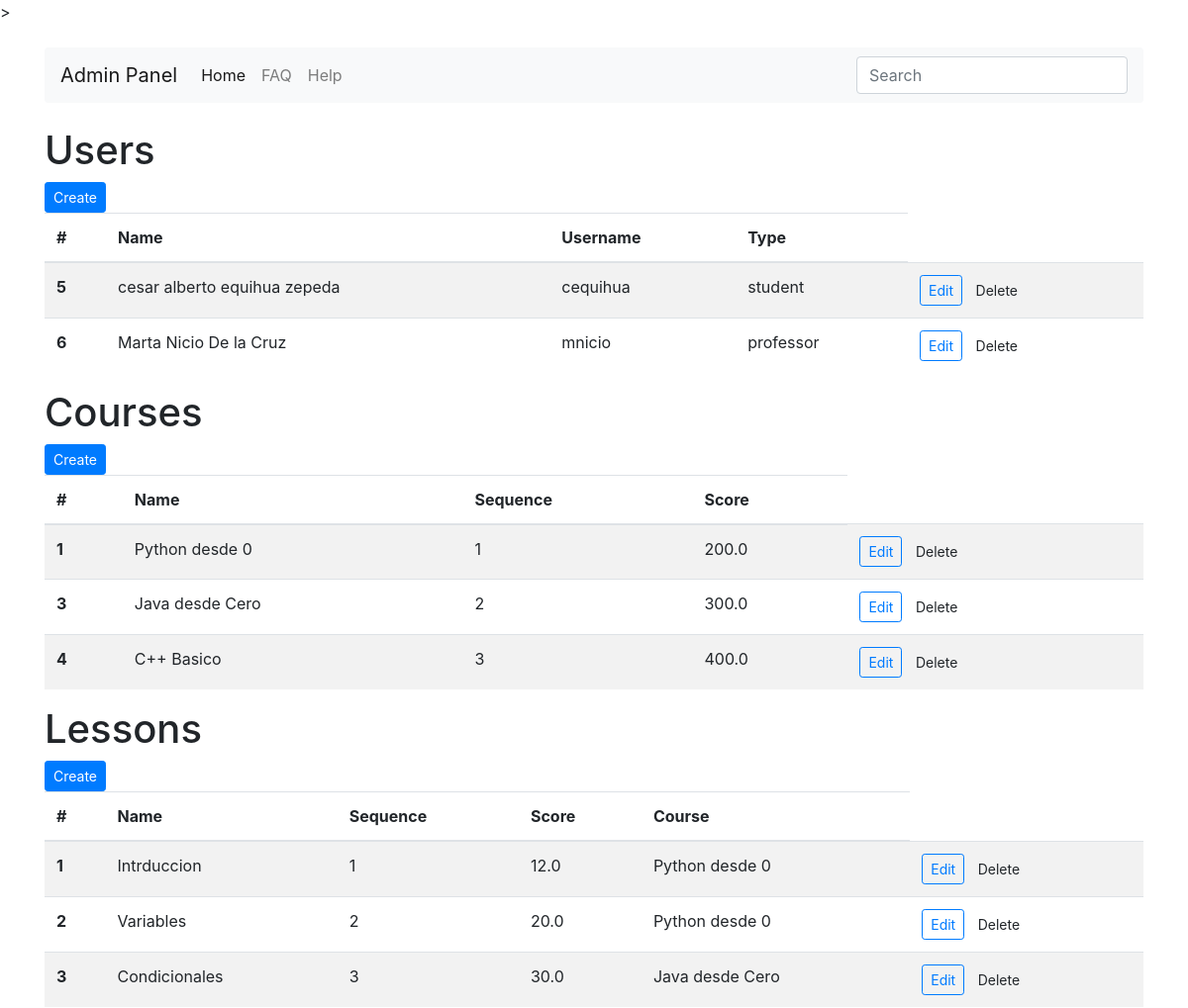
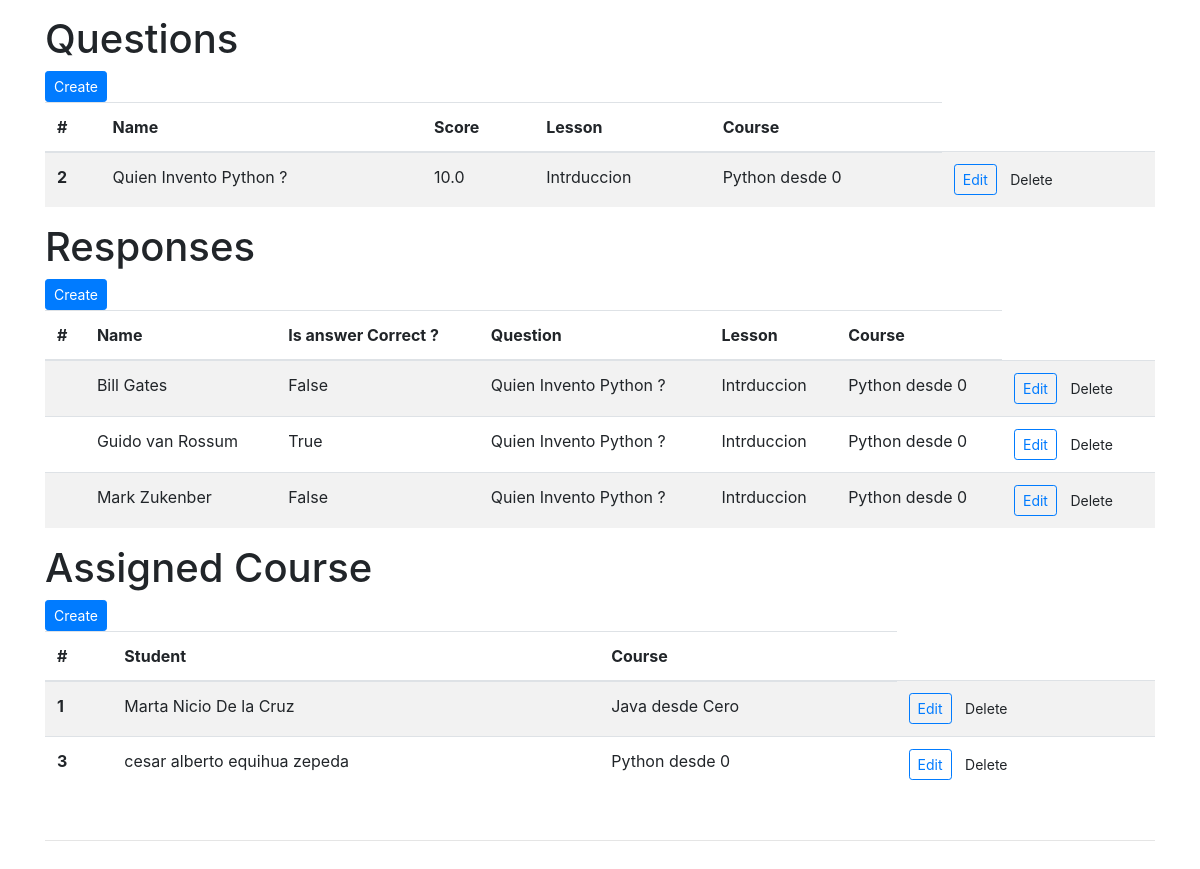
The app's page /adminpanel/ with its own data (2 pictures, top to bottom).
### courseapi/models.py (models this page shows)
class Users(models.Model):
    name = models.CharField(max_length=100)
    username = models.CharField(max_length=10, default="")
    password = models.CharField(max_length=10, default="")
    type = models.CharField(choices=USER_TYPES, default="student",max_length=15)

class Course(models.Model):
    name = models.CharField(max_length=50)
    number = models.CharField(max_length=4)
    score = models.FloatField()
    sequence = models.IntegerField(default=1)

class Lesson(models.Model):
    name = models.CharField(max_length=50)
    number = models.CharField(max_length=4)
    score = models.FloatField()
    details = models.TextField()
    sequence = models.IntegerField(default=1)
    course_id = models.ForeignKey(Course, on_delete=models.CASCADE)

class Question(models.Model):
    name = models.CharField(max_length=100)
    score = models.FloatField()
    lesson_id = models.ForeignKey(Lesson, on_delete=models.CASCADE)

class ResponseQuestion(models.Model):
    name = models.CharField(max_length=100)
    is_correct = models.BooleanField(default=False)
    question_id = models.ForeignKey(Question, on_delete=models.CASCADE)

class AssignedCourse(models.Model):
    course_id = models.ForeignKey(Course,on_delete=models.CASCADE)
    student_id = models.ForeignKey(Users,on_delete=models.CASCADE)

### courseapi/views.py (the view)
# urls.py: path('adminpanel/',index_view,name="index"),
def index_view(request, *args, **kwargs):
    users = Users.objects.all()
    courses = Course.objects.all()
    lessons = Lesson.objects.all()
    questions = Question.objects.all()
    responses = ResponseQuestion.objects.all()
    assigned_course = AssignedCourse.objects.all()
    context = {
        'users': users,'courses':courses,'lessons':lessons,
        'questions':questions,'responses':responses,
        'assigned_course':assigned_course
    }
    return render(request, "index.html", context)

### courseapi/templates/index.html (shortened to what this page needs)
{% load staticfiles %}
<!doctype html>
<html lang="en" class="h-100">
  <head>
    <link rel="stylesheet" href="{% static 'css/bootstrap.min.css' %}">>
    <link rel="stylesheet" href="{% static  'css/style.css' %}">
  </head>
  <body class="d-flex flex-column h-100">
    <div class="container pt-4 pb-4">
        <nav class="navbar navbar-expand-lg navbar-light bg-light rounded">
            <a class="navbar-brand" href="#">Admin Panel</a>
            <div class="collapse navbar-collapse" id="navbarsExample09">
                <ul class="navbar-nav mr-auto">
                    <li class="nav-item active">
                        <a class="nav-link" href="../adminpanel/">Home <span class="sr-only">(current)</span></a>
                    </li>
                    <li class="nav-item">
                        <a class="nav-link" href="#">FAQ</a>
                    </li>
                    <li class="nav-item">
                        <a class="nav-link" href="#">Help</a>
                    </li>
                </ul>
                <form class="form-inline my-2 my-md-0">
                <input class="form-control" type="text" placeholder="Search" aria-label="Search">
                </form>
            </div>
        </nav>
    </div>
    <main role="main" class="flex-shrink-0">
        <div class="container">
            <h1>Users</h1>
            <form action="../action_to/" method="post">
                <input type="submit" class="btn btn-primary btn-sm" name="create" value="Create"/>
            </form>
            <table class="table table-striped table-hover">
                <thead>
                    <tr>
                    <th scope="col">#</th>
                    <th scope="col">Name</th>
                    <th scope="col">Username</th>
                    <th scope="col">Type</th>
                    </tr>
                </thead>
                <tbody>
                {%for u in users%}
                    <tr>
                        <th scope="row">{{u.id}}</th>
                        <td>{{u.name}}</td>
                        <td>{{u.username}}</td>
                        <td>{{u.type}}</td>
                        <td>
                        <form action="../action_to/" method="post">
                            <input type="submit" class="btn btn-outline-primary btn-sm" name="edit" value="Edit"/>
                            <input type="submit" class="btn btn-sm" name="delete" value="Delete"/>
                        </form>
                        </td>
                    </tr>
                {%endfor%}
                </tbody>
            </table>
            <h1>Courses</h1>
            <form action="../action_to/" method="post">
                <input type="submit" class="btn btn-primary btn-sm" name="create" value="Create"/>
            </form>
            <table class="table table-striped table-hover">
                <thead>
                    <tr>
                    <th scope="col">#</th>
                    <th scope="col">Name</th>
                    <th scope="col">Sequence</th>
                    <th scope="col">Score</th>
                    </tr>
                </thead>
                <tbody>
                {%for c in courses%}
                    <tr>
                        <th scope="row">{{c.id}}</th>
                        <td>{{c.name}}</td>
                        <td>{{c.sequence}}</td>
                        <td>{{c.score}}</td>
                        <td>
                        <form action="../action_to/" method="post">
                            <input type="submit" class="btn btn-outline-primary btn-sm" name="edit" value="Edit"/>
                            <input type="submit" class="btn btn-sm" name="delete" value="Delete"/>
                        </form>
                        </td>
                    </tr>
                {%endfor%}
                </tbody>
            </table>
            <h1>Lessons</h1>
            <form action="../action_to/" method="post">
                <input type="submit" class="btn btn-primary btn-sm" name="create" value="Create"/>
            </form>
            <table class="table table-striped table-hover">
                <thead>
                    <tr>
                    <th scope="col">#</th>
                    <th scope="col">Name</th>
                    <th scope="col">Sequence</th>
                    <th scope="col">Score</th>
                    <th scope="col">Course</th>
                    </tr>
                </thead>
                <tbody>
                {%for l in lessons%}
                    <tr>
                        <th scope="row">{{l.id}}</th>
                        <td>{{l.name}}</td>
                        <td>{{l.sequence}}</td>
                        <td>{{l.score}}</td>
                        <td>{{l.course_id.name}}</td>
                        <td>
                        <form action="../action_to/" method="post">
                            <input type="submit" class="btn btn-outline-primary btn-sm" name="edit" value="Edit"/>
                            <input type="submit" class="btn btn-sm" name="delete" value="Delete"/>
                        </form>
                        </td>
                    </tr>
                {%endfor%}
                </tbody>
            </table>
            <h1>Questions</h1>
            <form action="../action_to/" method="post">
                <input type="submit" class="btn btn-primary btn-sm" name="create" value="Create"/>
            </form>
            <table class="table table-striped table-hover">
                <thead>
                    <tr>
                    <th scope="col">#</th>
                    <th scope="col">Name</th>
                    <th scope="col">Score</th>
                    <th scope="col">Lesson</th>
                    <th scope="col">Course</th>
                    </tr>
                </thead>
                <tbody>
                {%for q in questions%}
                    <tr>
                        <th scope="row">{{q.id}}</th>
                        <td>{{q.name}}</td>
                        <td>{{q.score}}</td>
                        <td>{{q.lesson_id.name}}</td>
                        <td>{{q.lesson_id.course_id.name}}</td>
                        <td>
                        <form action="../action_to/" method="post">
                            <input type="submit" class="btn btn-outline-primary btn-sm" name="edit" value="Edit"/>
                            <input type="submit" class="btn btn-sm" name="delete" value="Delete"/>
                        </form>
                        </td>
                    </tr>
                {%endfor%}
                </tbody>
            </table>
            <h1>Responses</h1>
            <form action="../action_to/" method="post">
                <input type="submit" class="btn btn-primary btn-sm" name="create" value="Create"/>
            </form>
            <table class="table table-striped table-hover">
                <thead>
                    <tr>
                    <th scope="col">#</th>
                    <th scope="col">Name</th>
                    <th scope="col">Is answer Correct ?</th>
                    <th scope="col">Question</th>
                    <th scope="col">Lesson</th>
                    <th scope="col">Course</th>
                    </tr>
                </thead>
                <tbody>
                {%for r in responses%}
                    <tr>
                        <th scope="row">{{q.id}}</th>
                        <td>{{r.name}}</td>
                        <td>{{r.is_correct}}</td>
                        <td>{{r.question_id.name}}</td>
                        <td>{{r.question_id.lesson_id.name}}</td>
                        <td>{{r.question_id.lesson_id.course_id.name}}</td>
                        <td>
                        <form action="../action_to/" method="post">
                            <input type="submit" class="btn btn-outline-primary btn-sm" name="edit" value="Edit"/>
                            <input type="submit" class="btn btn-sm" name="delete" value="Delete"/>
                        </form>
                        </td>
                    </tr>
                {%endfor%}
                </tbody>
            </table>
            <h1>Assigned Course</h1>
            <form action="../action_to/" method="post">
                <input type="submit" class="btn btn-primary btn-sm" name="create" value="Create"/>
            </form>
            <table class="table table-striped table-hover">
                <thead>
                    <tr>
                    <th scope="col">#</th>
                    <th scope="col">Student</th>
                    <th scope="col">Course</th>
                    </tr>
                </thead>
                <tbody>
                {%for ac in assigned_course%}
                    <tr>
                        <th scope="row">{{ac.id}}</th>
                        <td>{{ac.student_id.name}}</td>
                        <td>{{ac.course_id.name}}</td>
                        <td>
                        <form action="../action_to/" method="post">
                            <input type="submit" class="btn btn-outline-primary btn-sm" name="edit" value="Edit"/>
                            <input type="submit" class="btn btn-sm" name="delete" value="Delete"/>
                        </form>
                        </td>
                    </tr>
                {%endfor%}
                </tbody>
            </table>
        </div>
    </main>
    <footer class="footer mt-auto py-3">
        <div class="container pb-5">
            <hr>
        </div>
    </footer>
  </body>
</html>

### courseapi/static/css/style.css (style rules this page uses)
.footer { text-align: center; }

### records on screen
Users: id "5", name "cesar alberto equihua zepeda", username "cequihua", type "student"
Users: id "6", name "Marta Nicio De la Cruz", username "mnicio", type "professor"
Course: id "1", name "Python desde 0", sequence "1", score "200.0"
Course: id "3", name "Java desde Cero", sequence "2", score "300.0"
Course: id "4", name "C++ Basico", sequence "3", score "400.0"
Lesson: id "1", name "Intrduccion", sequence "1", score "12.0", course_id.name "Python desde 0"
Lesson: id "2", name "Variables", sequence "2", score "20.0", course_id.name "Python desde 0"
Lesson: id "3", name "Condicionales", sequence "3", score "30.0", course_id.name "Java desde Cero"
Question: id "2", name "Quien Invento Python ?", score "10.0", lesson_id.name "Intrduccion", lesson_id.course_id.name "Python desde 0"
ResponseQuestion: name "Bill Gates", is_correct "False", question_id.name "Quien Invento Python ?", question_id.lesson_id.name "Intrduccion", question_id.lesson_id.course_id.name "Python desde 0"
ResponseQuestion: name "Guido van Rossum", is_correct "True", question_id.name "Quien Invento Python ?", question_id.lesson_id.name "Intrduccion", question_id.lesson_id.course_id.name "Python desde 0"
ResponseQuestion: name "Mark Zukenber", is_correct "False", question_id.name "Quien Invento Python ?", question_id.lesson_id.name "Intrduccion", question_id.lesson_id.course_id.name "Python desde 0"
AssignedCourse: id "1", student_id.name "Marta Nicio De la Cruz", course_id.name "Java desde Cero"
AssignedCourse: id "3", student_id.name "cesar alberto equihua zepeda", course_id.name "Python desde 0"
